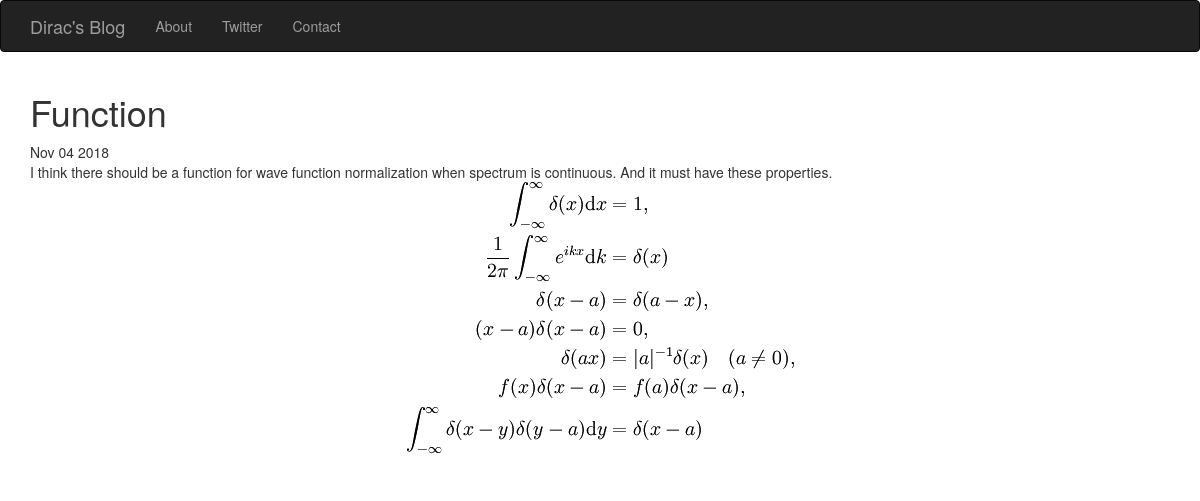
/posts/3/, run on the app's committed database.
### posts/models.py (models this page shows, shortened)
class Post(models.Model):
    title = models.CharField(max_length=250)
    pub_date = models.DateTimeField(default=timezone.now())
    image = models.ImageField(upload_to='media/')
    body = models.TextField()
    def pub_date_pretty(self):
        return self.pub_date.strftime('%b %d %Y')

### posts/views.py (the view)
# urls.py: url(r'^posts/(?P<post_id>[1-9]+)/$', posts.views.post_details, name='post_details'),
def post_details(request, post_id):
    post = get_object_or_404(Post, pk=post_id)
    return render(request, 'posts/post_details.html', {"post": post})

### posts/templates/posts/post_details.html (shortened to what this page needs)
<!DOCTYPE html>
<html lang="en">
  <head>
    <link rel="stylesheet" href="https://maxcdn.bootstrapcdn.com/bootstrap/3.3.7/css/bootstrap.min.css"
>
  </head>
  <body>
   <nav class="navbar navbar-inverse">
      <div class="container">
        <div class="navbar-header">
          <a class="navbar-brand" href="{% url 'home' %}">Dirac's Blog</a>
        </div>
        <div class="collapse navbar-collapse" id="mynav">
          <ul class="nav navbar-nav">
             <li><a href="{% url 'about' %}">About</a></li>
              <li><a href="https://twitter.com/dirock02">Twitter</a></li>
            <li><a href="{% url 'contact' %}">Contact</a></li>
          </ul>
        </div>
      </div>
    </nav>
  <div class="container">
            <h1>{{ post.title }}</h1>
        {{ post.pub_date_pretty }}
        <br/>
        {{ post.body }}
        <br/>
        <img src="{{ post.image.url }} " class="img-responsive center-block" style="max-height: 300px;" />
        <br/>
  </div>
  </body>
</html>

### data on the page
Post: title "Function", pub_date_pretty "Nov 04 2018", body "I think there should be a function for wave function normalization when spectrum is continuous. And it must have these properties.", image (picture)
